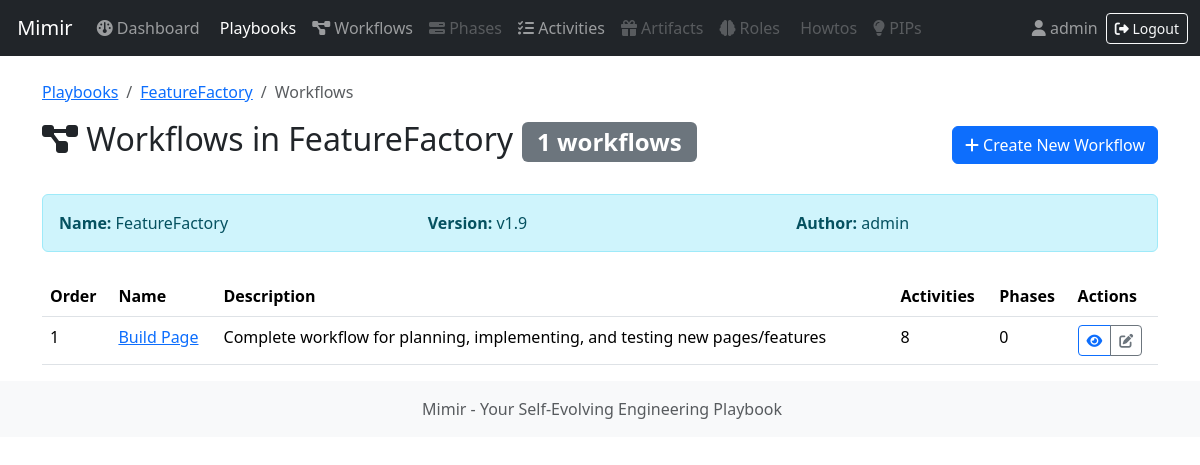
/playbooks/3/workflows/ (signed in), run on the app's committed database.
### methodology/models/playbook.py (models this page shows, shortened)
class Playbook(models.Model):
    CATEGORY_CHOICES = [
        ('product', 'Product'),
        ('development', 'Development'),
        ('research', 'Research'),
        ('design', 'Design'),
        ('other', 'Other'),
    ]
    VISIBILITY_CHOICES = [
        ('private', 'Private (only me)'),
        ('family', 'Family'),  # TODO: Implement family sharing
        ('local', 'Local only (not uploaded to Homebase)'),  # TODO: Implement Homebase
    ]
    STATUS_CHOICES = [
        ('active', 'Active'),
        ('draft', 'Draft'),
        ('released', 'Released'),
        ('disabled', 'Disabled'),
    ]
    SOURCE_CHOICES = [
        ('owned', 'Owned'),
        ('downloaded', 'Downloaded'),
    ]
    name = models.CharField(max_length=100)
    description = models.TextField(max_length=500)
    category = models.CharField(max_length=50, choices=CATEGORY_CHOICES)
    tags = models.JSONField(default=list, blank=True)
    visibility = models.CharField(max_length=20, choices=VISIBILITY_CHOICES, default='private')
    status = models.CharField(max_length=20, choices=STATUS_CHOICES, default='draft')
    version = models.DecimalField(max_digits=5, decimal_places=1, default=0.1, help_text="Draft: 0.1, 0.2, etc. Released: 1.0, 2.0, etc.")
    source = models.CharField(max_length=20, choices=SOURCE_CHOICES, default='owned')
    author = models.ForeignKey(User, on_delete=models.CASCADE, related_name='playbooks')
    created_at = models.DateTimeField(auto_now_add=True)
    updated_at = models.DateTimeField(auto_now=True)
    class Meta:
        ordering = ['-updated_at']
        constraints = [
            models.UniqueConstraint(fields=['author', 'name'], name='unique_playbook_per_author')
        ]
    def is_owned_by(self, user):
        return self.author == user
    def can_edit(self, user):
        if not (self.source == 'owned' and self.is_owned_by(user)):
            return False
        if self.status == 'released':
            return False
        return True

### methodology/models/workflow.py (models this page shows, shortened)
class Workflow(models.Model):
    name = models.CharField(max_length=100)
    description = models.TextField(blank=True, max_length=500)
    abbreviation = models.CharField(
        max_length=20,
        blank=True,
        help_text="3-letter abbreviation generated from workflow name (e.g., 'Design Features' -> 'DFT')"
    )
    playbook = models.ForeignKey('Playbook', on_delete=models.CASCADE, related_name='workflows')
    order = models.IntegerField(default=1, help_text="Execution order within playbook")
    created_at = models.DateTimeField(auto_now_add=True)
    updated_at = models.DateTimeField(auto_now=True)
    class Meta:
        ordering = ['order', 'created_at']
        constraints = [
            models.UniqueConstraint(
                fields=['playbook', 'name'],
                name='unique_workflow_per_playbook'
            )
        ]
    def get_activity_count(self):
        return self.activities.count()
    def get_phase_count(self):
        return 0

### methodology/workflow_views.py (the view)
# urls.py: path('<int:playbook_pk>/workflows/', workflow_views.workflow_list, name='workflow_list'),
@login_required
def workflow_list(request, playbook_pk):
    playbook = get_object_or_404(Playbook, pk=playbook_pk)
    workflows = WorkflowService.get_workflows_for_playbook(playbook_pk)
    return render(request, 'workflows/list.html', {
        'playbook': playbook,
        'workflows': workflows,
        'can_edit': playbook.can_edit(request.user)
    })

### methodology/services/workflow_service.py (called while the page is built)
    @staticmethod
    def get_workflows_for_playbook(playbook_id):
        logger.info(f"Retrieving workflows for playbook {playbook_id}")
        return list(Workflow.objects.filter(playbook_id=playbook_id).order_by('order', 'created_at'))

### mimir/request_local.py (called while the page is built)
def set_current_request(request):
    _thread_locals.request = request

def clear_current_request():
    if hasattr(_thread_locals, 'request'):
        del _thread_locals.request

### templates/workflows/list.html (shortened to what this page needs)
{% extends "base.html" %}
{% load static %}
{% block content %}
<div class="container mt-4">
    <nav aria-label="breadcrumb">
        <ol class="breadcrumb">
            <li class="breadcrumb-item"><a href="{% url 'playbook_list' %}">Playbooks</a></li>
            <li class="breadcrumb-item"><a href="{% url 'playbook_detail' playbook.pk %}">{{ playbook.name }}</a></li>
            <li class="breadcrumb-item active" aria-current="page">Workflows</li>
        </ol>
    </nav>
    <div class="d-flex justify-content-between align-items-center mb-4">
        <h2>
            <i class="fa-solid fa-diagram-project"></i>
            Workflows in {{ playbook.name }}
            <span class="badge bg-secondary">{{ workflows|length }} workflows</span>
        </h2>
        {% if can_edit %}
        <a href="{% url 'workflow_create' playbook.pk %}"
           class="btn btn-primary"
           data-bs-toggle="tooltip"
           title="Create a new workflow in this playbook"
           data-testid="create-workflow-button">
            <i class="fa-solid fa-plus"></i> Create New Workflow
        </a>
        {% endif %}
    </div>
    <div class="alert alert-info mb-4" data-testid="context-banner">
        <div class="row">
            <div class="col-md-4"><strong>Name:</strong> {{ playbook.name }}</div>
            <div class="col-md-4"><strong>Version:</strong> v{{ playbook.version }}</div>
            <div class="col-md-4"><strong>Author:</strong> {{ playbook.author.username }}</div>
        </div>
    </div>
    {% if workflows %}
    <div class="table-responsive">
        <table class="table table-hover" data-testid="workflows-table">
            <thead>
                <tr>
                    <th>Order</th>
                    <th>Name</th>
                    <th>Description</th>
                    <th>Activities</th>
                    <th>Phases</th>
                    <th>Actions</th>
                </tr>
            </thead>
            <tbody>
                {% for workflow in workflows %}
                <tr data-testid="workflow-row-{{ workflow.pk }}">
                    <td>{{ workflow.order }}</td>
                    <td>
                        <a href="{% url 'workflow_detail' playbook.pk workflow.pk %}">
                            {{ workflow.name }}
                        </a>
                    </td>
                    <td>{{ workflow.description|truncatewords:10 }}</td>
                    <td>{{ workflow.get_activity_count }}</td>
                    <td>{{ workflow.get_phase_count }}</td>
                    <td>
                        <div class="btn-group btn-group-sm" role="group">
                            <a href="{% url 'workflow_detail' playbook.pk workflow.pk %}"
                               class="btn btn-outline-primary"
                               data-bs-toggle="tooltip"
                               title="View workflow details">
                                <i class="fa-solid fa-eye"></i>
                            </a>
                            {% if can_edit %}
                            <a href="{% url 'workflow_edit' playbook.pk workflow.pk %}"
                               class="btn btn-outline-secondary"
                               data-bs-toggle="tooltip"
                               title="Edit workflow">
                                <i class="fa-solid fa-edit"></i>
                            </a>
                            {% endif %}
                        </div>
                    </td>
                </tr>
                {% endfor %}
            </tbody>
        </table>
    </div>
    {% endif %}
</div>
{% endblock %}

### templates/base.html (shortened to what this page needs)
<!doctype html>
<html lang="en">
<head>
    <link href="https://cdn.jsdelivr.net/npm/bootstrap@5.3.8/dist/css/bootstrap.min.css"
          rel="stylesheet"
>
</head>
<body>
    <nav class="navbar navbar-expand-lg navbar-dark bg-dark" data-testid="main-navbar">
        <div class="container-fluid">
            <a class="navbar-brand" href="/" data-testid="navbar-brand"
               data-bs-toggle="tooltip" data-bs-placement="bottom"
               title="Go to Mimir home page">
                 Mimir
            </a>
            <div class="collapse navbar-collapse" id="navbarNav">
                <ul class="navbar-nav me-auto">
                    <li class="nav-item">
                        <a class="nav-link {% if request.path == '/dashboard/' or request.resolver_match.url_name == 'dashboard' %}active{% endif %}"
                           href="/dashboard/"
                           data-testid="nav-dashboard"
                           data-bs-toggle="tooltip" data-bs-placement="bottom"
                           title="View your overview and key metrics"
                           {% if request.path == '/dashboard/' or request.resolver_match.url_name == 'dashboard' %}aria-current="page"{% endif %}>
                            <i class="fas fa-gauge"></i> Dashboard
                        </a>
                    </li>
                    <li class="nav-item">
                        <a class="nav-link {% if '/playbooks/' in request.path %}active{% endif %}"
                           href="/playbooks/"
                           data-testid="nav-playbooks"
                           data-bs-toggle="tooltip" data-bs-placement="bottom"
                           title="Browse and manage your engineering playbooks"
                           {% if '/playbooks/' in request.path %}aria-current="page"{% endif %}>
                             Playbooks
                        </a>
                    </li>
                    <li class="nav-item">
                        <a class="nav-link" href="{% url 'workflow_global_list' %}" data-testid="nav-workflows"
                           data-bs-toggle="tooltip" data-bs-placement="bottom"
                           title="View all workflows across your playbooks"
                           {% if '/workflows/' in request.path %}aria-current="page"{% endif %}>
                            <i class="fas fa-diagram-project"></i> Workflows
                        </a>
                    </li>
                    <li class="nav-item">
                        <a class="nav-link disabled" href="#" data-testid="nav-phases"
                           data-bs-toggle="tooltip" data-bs-placement="bottom"
                           title="Coming soon: Manage workflow phases">
                            <i class="fas fa-bars-progress"></i> Phases
                        </a>
                    </li>
                    <li class="nav-item">
                        <a class="nav-link {% if '/activities/' in request.path %}active{% endif %}"
                           href="{% url 'activity_global_list' %}"
                           data-testid="nav-activities"
                           data-bs-toggle="tooltip" data-bs-placement="bottom"
                           title="View all activities across your playbooks and workflows"
                           {% if '/activities/' in request.path %}aria-current="page"{% endif %}>
                            <i class="fas fa-list-check"></i> Activities
                        </a>
                    </li>
                    <li class="nav-item">
                        <a class="nav-link disabled" href="#" data-testid="nav-artifacts"
                           data-bs-toggle="tooltip" data-bs-placement="bottom"
                           title="Coming soon: Manage artifacts and deliverables">
                            <i class="fas fa-gift"></i> Artifacts
                        </a>
                    </li>
                    <li class="nav-item">
                        <a class="nav-link disabled" href="#" data-testid="nav-roles"
                           data-bs-toggle="tooltip" data-bs-placement="bottom"
                           title="Coming soon: Define and assign roles">
                            <i class="fas fa-brain"></i> Roles
                        </a>
                    </li>
                    <li class="nav-item">
                        <a class="nav-link disabled" href="#" data-testid="nav-howtos"
                           data-bs-toggle="tooltip" data-bs-placement="bottom"
                           title="Coming soon: Browse how-to guides">
                             Howtos
                        </a>
                    </li>
                    <li class="nav-item">
                        <a class="nav-link disabled" href="#" data-testid="nav-pips"
                           data-bs-toggle="tooltip" data-bs-placement="bottom"
                           title="Coming soon: Global PIPs list (currently accessed via Playbook tabs)">
                            <i class="fas fa-lightbulb"></i> PIPs
                        </a>
                    </li>
                </ul>
                <ul class="navbar-nav ms-auto">
                    {% if user.is_authenticated %}
                    <li class="nav-item d-flex align-items-center">
                        <span class="navbar-text me-2" data-testid="user-display">
                            <i class="fas fa-user"></i> {{ user.username }}
                        </span>
                        <a class="btn btn-sm btn-outline-light" href="{% url 'logout' %}" data-testid="logout-link"
                           data-bs-toggle="tooltip" data-bs-placement="bottom"
                           title="Sign out of your Mimir session">
                            <i class="fas fa-sign-out-alt"></i> Logout
                        </a>
                    </li>
                    {% endif %}
                </ul>
            </div>
        </div>
    </nav>
    <main class="container-fluid mt-4">
        {% block content %}{% endblock %}
    </main>
    <footer class="footer mt-auto py-3 bg-light">
        <div class="container text-center">
            <span class="text-muted">
                 Mimir - Your Self-Evolving Engineering Playbook
            </span>
        </div>
    </footer>
</body>
</html>

### data on the page
Playbook: name "FeatureFactory", version "1.9", author.username "admin"
Workflow: order "1", name "Build Page", description "Complete workflow for planning, implementing, and testing new pages/features", get_activity_count "8", get_phase_count "0"

### other printed values
{{ user.username }} "admin"
{{ workflows|length }} "1"
